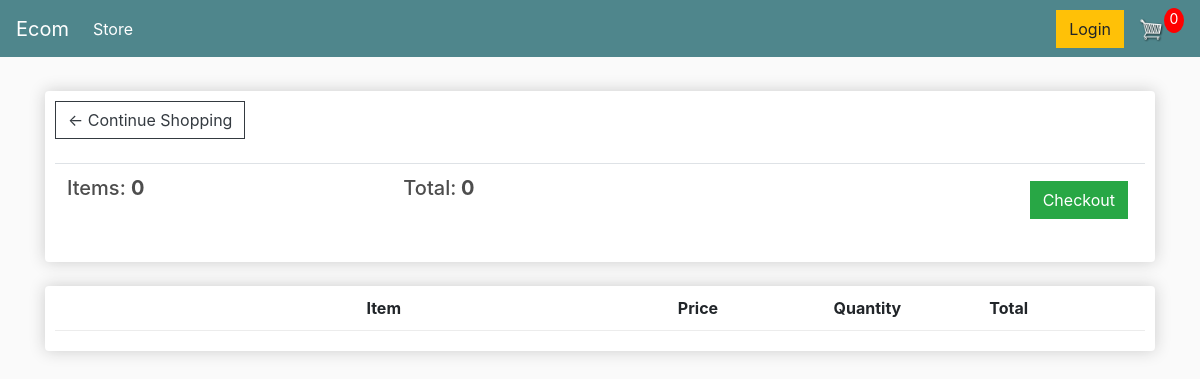
Page /cart (signed in) on the earlier database version.
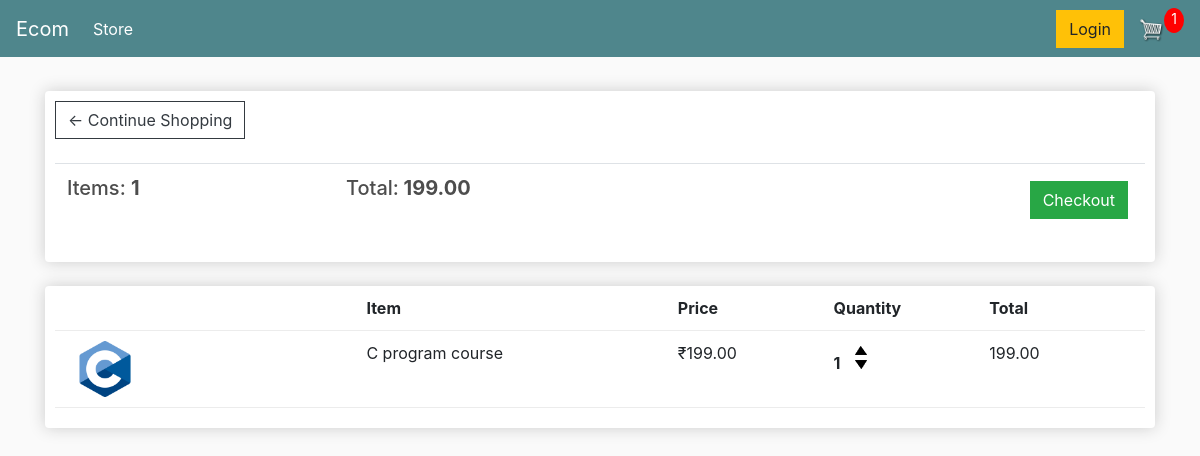
Same page on the later database version.
### store/models.py (models this page shows, shortened)
class Order(models.Model):
    customer=models.ForeignKey(Customer,on_delete=models.SET_NULL,blank=True,null=True)
    date_ordered=models.DateTimeField(auto_now_add=True)
    complete=models.BooleanField(default=False,null=True,blank=False)
    transaction_id=models.CharField(max_length=200,null=True)
    @property
    def get_cart_total(self):
        orderitems=self.orderitem_set.all()
        total=sum([item.get_total for item in orderitems])
        return total
    @property
    def get_cart_items(self):
        orderitems=self.orderitem_set.all()
        total=sum([item.quantity for item in orderitems])
        return total

class OrderItem(models.Model):
    product=models.ForeignKey(Product,on_delete=models.SET_NULL,blank=True,null=True)
    order=models.ForeignKey(Order,on_delete=models.SET_NULL,blank=True,null=True)
    quantity=models.IntegerField(default=0,null=True,blank=True)
    date_added=models.DateTimeField(auto_now_add=True)
    @property
    def get_total(self):
        total=self.product.price*self.quantity
        return total

class Product(models.Model):
    name=models.CharField(max_length=200,null=True)
    price=models.DecimalField(max_digits=7,decimal_places=2)
    digital=models.BooleanField(default=False,null=True,blank=False)
    image=models.ImageField(null=True,blank=True)
    @property
    def imageURL(self):
        try:
            url=self.image.url
        except:
            url=""
        return url

### store/views.py (the view)
# urls.py: path('cart',views.cart,name='cart'),
def  cart(request):
    if request.user.is_authenticated:
        customer=request.user.customer
        order,created=Order.objects.get_or_create(customer=customer,complete=False)
        items=order.orderitem_set.all()
        cartItems=order.get_cart_items
    else:
        items=[]
        order={'get_cart_total':0,'get_cart_items':0,'shipping':False}
        cartItems=order['get_cart_items']
    context={'items':items,'order':order,'cartItems':cartItems}
    return render(request,'cart.html',context)

### templates/cart.html
{% extends 'main.html' %}
{% load static %}
{% block content %}
	<div class="row">
		<div class="col-lg-12">
			<div class="box-element">
				<a  class="btn btn-outline-dark" href="{% url 'store' %}">&#x2190; Continue Shopping</a>
				<br>
				<br>
				<table class="table">
					<tr>
						<th><h5>Items: <strong>{{order.get_cart_items}}</strong></h5></th>
						<th><h5>Total:<strong> {{order.get_cart_total}}</strong></h5></th>
						<th>
							<a  style="float:right; margin:5px;" class="btn btn-success" href="{% url 'checkout' %}">Checkout</a>
						</th>
					</tr>
				</table>
			</div>
			<br>
			<div class="box-element">
				<div class="cart-row">
					<div style="flex:2"></div>
					<div style="flex:2"><strong>Item</strong></div>
					<div style="flex:1"><strong>Price</strong></div>
					<div style="flex:1"><strong>Quantity</strong></div>
					<div style="flex:1"><strong>Total</strong></div>
				</div>
				{% for item in items %}
				<div class="cart-row">
					<div style="flex:2"><img class="row-image" src="{{item.product.imageURL}}"></div>
					<div style="flex:2"><p>{{item.product.name}}</p></div>
					<div style="flex:1"><p>₹{{item.product.price}}</p></div>
					<div style="flex:1">
						<p class="quantity">{{item.quantity}}</p>
						<div class="quantity">
							<img class="chg-quantity update-cart" data-product={{item.product.id}} data-action="add" src="{% static  'images/arrow-up.png' %}">
							<img class="chg-quantity update-cart" data-product={{item.product.id}} data-action="remove" src="{% static  'images/arrow-down.png' %}">
						</div>
					</div>
					<div style="flex:1"><p>{{item.get_total}}</p></div>
				</div>
				{% endfor %}
			</div>
		</div>
	</div>
{% endblock content %}

Differences in the rows shown:
computed for Order: get_cart_items "0" → "1"; get_cart_total "0" → "199.00"
added OrderItem: product.imageURL (picture), product.name "C program course", product.price "199.00", quantity "1", get_total "199.00"
Other differences:
{{ cartItems }}: "0" → "1"
